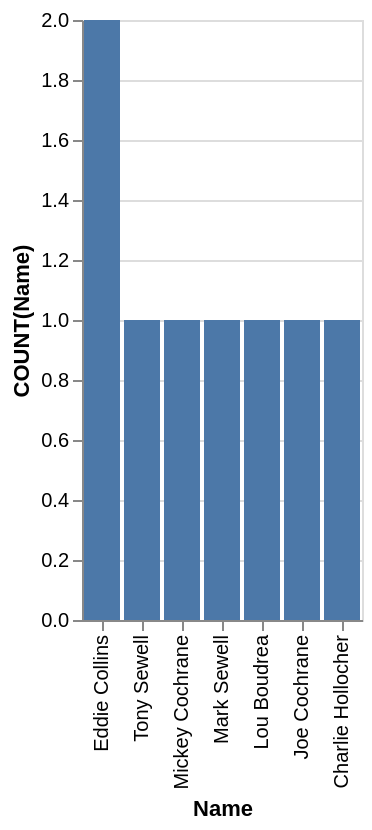

Source (Vega-Lite JSON):
### Vega-Lite specification from a JSON file in a GitHub repository (floating-point values rounded to 4 significant figures)
{"data": {"values": [{"x_data": "Eddie Collins", "y_data": 2}, {"x_data": "Tony Sewell", "y_data": 1}, {"x_data": "Mickey Cochrane", "y_data": 1}, {"x_data": "Mark Sewell", "y_data": 1}, {"x_data": "Lou Boudrea", "y_data": 1}, {"x_data": "Joe Cochrane", "y_data": 1}, {"x_data": "Charlie Hollocher", "y_data": 1}]}, "mark": "bar", "encoding": {"x": {"field": "x_data", "type": "nominal", "title": "Name", "sort": {"op": "sum", "field": "y_data", "order": "descending"}}, "y": {"field": "y_data", "type": "quantitative", "title": "COUNT(Name)"}}}
